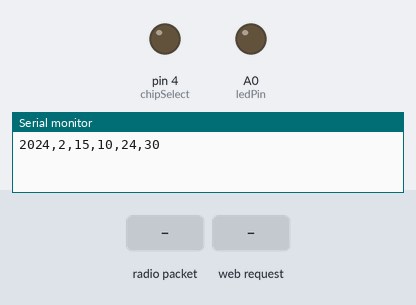
A sketch run on a simulated Arduino Uno, built with avr-gcc and run on an emulated ATmega328P. Parts: output pins drawn as LEDs (lit = HIGH), the last lines printed to the serial monitor. Dashed ring = blinking. The inputs (shaded band) are chosen by the test bench. WiFi joins after 1.5 s; servers stay silent unless stated; the local clock reads 2024-03-15 10:24:30 at power-on unless the sketch sets it; storage starts empty; no radio packets arrive unless stated.

Above: at 2.2 s.
2.3 s: radio packet "1" arrives
At 2.55 s:
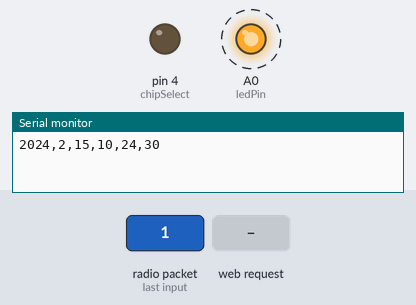
At 3.7 s:
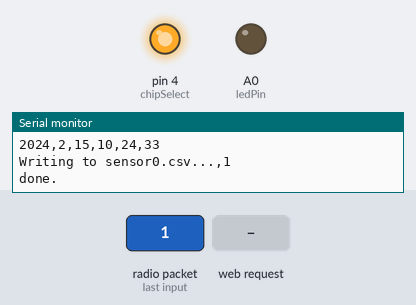
5.3 s: HTTP request GET /data received
At 5.55 s:
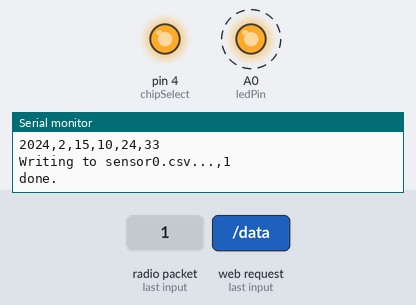
Timing chart, 0 to 14.3 s (numbered marks = the images above; inputs shaded):
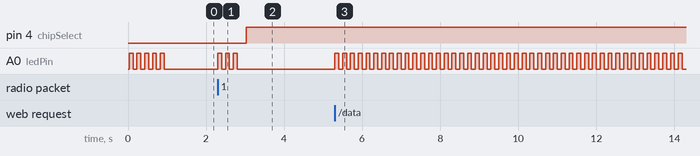

Measured:
- after the input at 2.3 s, pin 4 (chipSelect): LOW → HIGH after 0.74 s; A0 (ledPin): alternates HIGH for 0.10 s and LOW for 0.10 s, 6 changes in all, then stays LOW, starting at once
- after the input at 5.3 s, A0 (ledPin): alternates HIGH for 0.10 s and LOW for 0.10 s, starting at once

The sketch:

weatherStation.ino
```cpp
#include <SPI.h>
#include "nRF24L01.h"
#include "RF24.h"
#include "printf.h"
#include <Ethernet.h>
#include <SdFat.h>
#include <DS1302.h>

// Enter a MAC address and IP address for your controller below.
// The IP address will be dependent on your local network
byte mac[] = {
  0xDE, 0xAD, 0xBE, 0xEF, 0xFE, 0xED };
IPAddress ip(10,0,0,111);
EthernetServer server(80);

// ATTN pin 10 reserved to ethernet trx
//#define CSN_PIN 8

RF24 radio(7,8);

const int chipSelect = 4;
const int ledPin=A0;

SdFat sd;

// Init the DS1302
// DS1302: RST / CE pin -> Arduino Digital 3
// I/O / DAT pin -> Arduino Digital 5
// SCLK pin -> Arduino Digital 6
//DS1302(ce, data, clock);
DS1302 rtc(3,5,6);

Time t(2014, 2, 15, 17, 38, 00, Time::kSaturday);

void setup(){
  pinMode(ledPin, OUTPUT);
  pinMode(chipSelect, OUTPUT);
  //digitalWrite(ledPin, LOW);
  Serial.begin(57600);
  printf_begin();

  radio.begin();
  radio.enableDynamicPayloads();
  radio.setAutoAck(1);
  radio.setRetries(15,15);
  radio.setDataRate(RF24_250KBPS);
  radio.setPALevel(RF24_PA_MAX);
  radio.setChannel(76);
  radio.openReadingPipe(1,0xF0F0F0F0E1LL);
  radio.startListening();

  radio.printDetails();

  // Initialize SdFat or print a detailed error message and halt
  // Use half speed like the native library.
  // change to SPI_FULL_SPEED for more performance.
  if (!sd.begin(chipSelect, SPI_HALF_SPEED)) sd.initErrorHalt();

  if (!sd.chdir("/data",false)) {
    sd.errorHalt("move to data folder failed");
  }


  Ethernet.begin(mac,ip);
  server.begin();

  //rtc.halt(false);
  //rtc.writeProtect(false);
  //Serial.println("go!");

  //set_time(); //do once!!
  //rtc.time(t);
  //rtc.writeProtect(true);

  printTime();

  blink(5);

}

char* printTime() {
  // Get the current time and date from the chip.
  Time t = rtc.time();

  // Name the day of the week.
  //const String day = dayAsString(t.day);

  // Format the time and date and insert into the temporary buffer.
  char buf[20];
  snprintf(buf, sizeof(buf), "%d,%d,%d,%d,%d,%d",
  t.yr,t.mon-1, t.date,
  t.hr, t.min, t.sec);

  // Print the formatted string to serial so we can see the time.
  Serial.println(buf);

  return buf;
}

void blink(int n) {
  for(int i=0;i<n;i++){
    digitalWrite(ledPin, HIGH);
    delay(100);
    digitalWrite(ledPin, LOW);
    delay(100);

  }
}

void sdCard(int p){
      digitalWrite(chipSelect, p);
};

void loop(){
  char data[32]="";

  digitalWrite(ledPin, LOW);

  EthernetClient client = server.available();

  if(client) {

    boolean currentLineIsBlank = true;
    while (client.connected()) {
      if (client.available()) {   // client data available to read
        blink(2);

        char c = client.read(); // read 1 byte (character) from client
        // last line of client request is blank and ends with \n
        // respond to client only after last line received
        if (c == '\n' && currentLineIsBlank) {
          // send a standard http response header
          client.println("HTTP/1.1 200 OK");
          client.println("Content-Type: text/html");
          client.println("Connection: close");
          client.println();
          // send web page
          SdFile webFile;
          if (!webFile.open("index.html", O_RDONLY)) {
            sd.errorHalt("opening index.html");
          }
          else {
            while(webFile.available()) {
              client.write(webFile.read()); // send web page to client
            }
            webFile.close();
          }
          break;
        }
        // every line of text received from the client ends with \r\n
        if (c == '\n') {
          // last character on line of received text
          // starting new line with next character read
          currentLineIsBlank = true;
        }
        else if (c != '\r') {
          // a text character was received from client
          currentLineIsBlank = false;
        }
      } // end if (client.available())

    } // end while (client.connected())
    delay(1);      // give the web browser time to receive the data
    client.stop(); // close the connection

  }
  else {
    if ( radio.available() ){
      blink(3);
      // Dump the payloads until we've gotten everything
      bool done = false;
      int len = radio.getDynamicPayloadSize();

      while(!done){
        done = radio.read(&data, len);
        printf("data received %s\n\r",data);
        delay(20);
      }

      SdFile myFile;

      sdCard(LOW);
      delay(100);


      // open the file for write at end like the Native SD library
      if (!myFile.open("sensor0.csv", O_RDWR | O_CREAT | O_AT_END)) {
        sd.errorHalt("opening sensor0.csv for write failed");
      }
      // if the file opened okay, write to it:

      char line[52]="";
      strcat(line,printTime());
      strcat(line, ",");
      strcat(line,data);

      //printf(line);
      printf("Writing to sensor0.csv...%s\n",line);

      myFile.println(line);

      // close the file:
      myFile.close();
      Serial.println("done.");
      sdCard(HIGH);

      delay(100);
    }
  }
}
```

printf.h
```cpp
// (licence header left out)
/**
 * @file printf.h
 *
 * Setup necessary to direct stdout to the Arduino Serial library, which
 * enables 'printf'
 */

#ifndef __PRINTF_H__
#define __PRINTF_H__

#ifdef ARDUINO

int serial_putc( char c, FILE * )
{
  Serial.write( c );

  return c;
}

void printf_begin(void)
{
  fdevopen( &serial_putc, 0 );
}

#else
#error This example is only for use on Arduino.
#endif // ARDUINO

#endif // __PRINTF_H__
```
